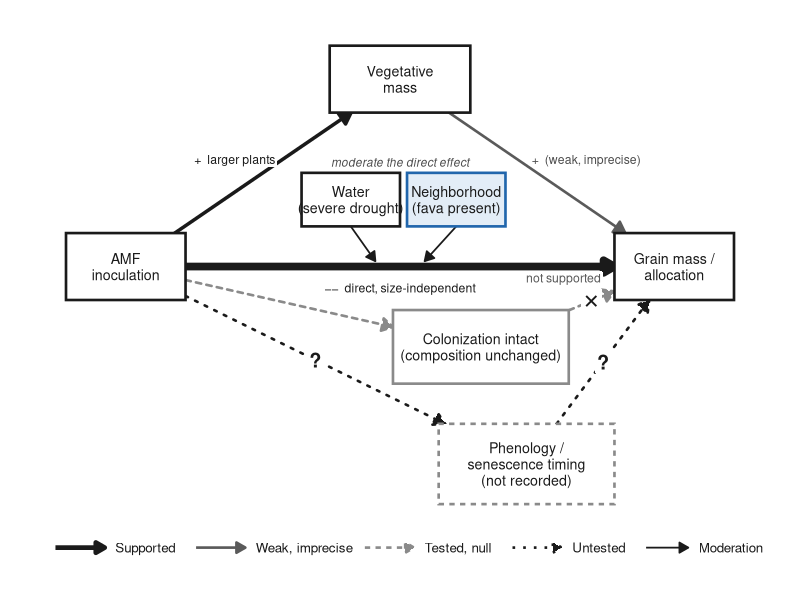
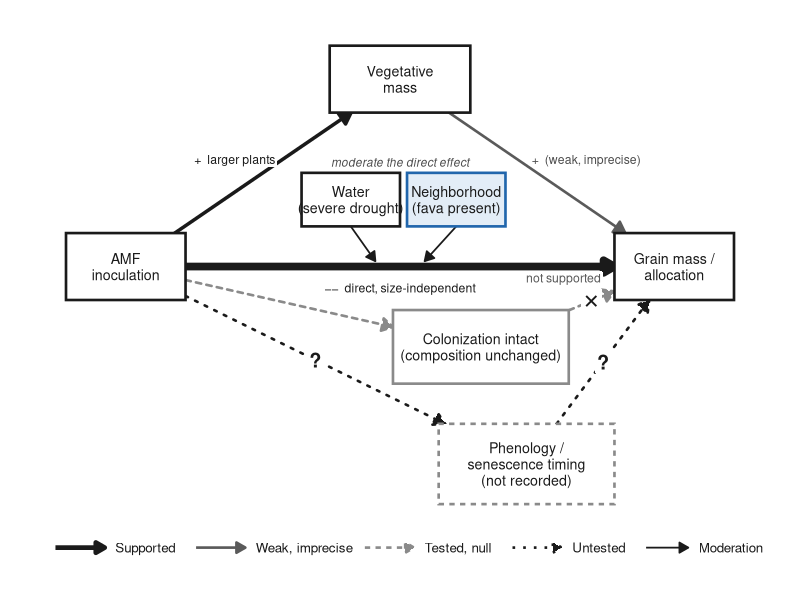
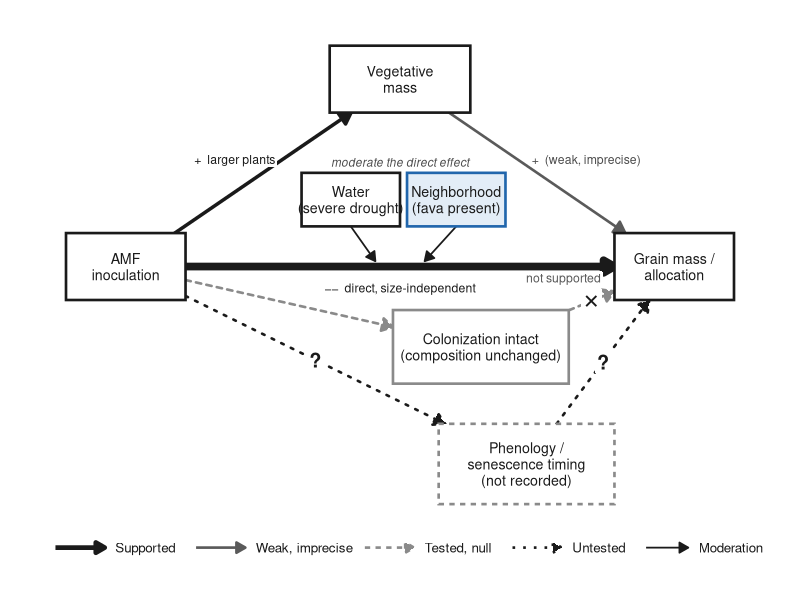

Write R code to recreate these figures, in order.
## ---- chunk 1
knitr::opts_chunk$set(message = FALSE, warning = FALSE)
## ---- chunk 2
library(tidyverse)
## ---- chunk 3
blue <- "#2166ac"; ink <- "#1a1a1a"; grey <- "#8a8a8a"

# ---- nodes (x, y = center; w, h = size) ----------------------------------------------------
nodes <- tribble(
  ~id,     ~x,  ~y, ~w, ~h, ~label,                                       ~fill,     ~border, ~lty,
  "inoc",   11,  36, 17, 10, "AMF\ninoculation",                           "white",   ink,     "solid",
  "veg",    50,  64, 20, 10, "Vegetative\nmass",                           "white",   ink,     "solid",
  "grain",  89,  36, 17, 10, "Grain mass /\nallocation",                   "white",   ink,     "solid",
  "col",    61.5, 24, 25, 11, "Colonization intact\n(composition unchanged)", "white", grey,   "solid",
  "phen",   68,   6.5, 25, 12, "Phenology /\nsenescence timing\n(not recorded)", "white", grey, "22",
  "water",  43,  46, 14,  8, "Water\n(severe drought)",                    "white",   ink,     "solid",
  "neigh",  58,  46, 14,  8, "Neighborhood\n(fava present)",               "#e3edf7", blue,    "solid"
)
N <- function(id) nodes[nodes$id == id, ]

# point where the ray from node a toward point (bx, by) leaves a's box
clip <- function(a, bx, by) {
  dx <- bx - a$x; dy <- by - a$y
  t <- min((a$w / 2) / abs(dx), (a$h / 2) / abs(dy))
  c(a$x + dx * t, a$y + dy * t)
}

# ---- edges ---------------------------------------------------------------------------------
# status: sup (supported), big (supported, large), wk (weak / imprecise), nul (tested, null), unt (untested)
# mark: symbol drawn on the arrow ("x" = not supported, "?" = untested)
edges <- tribble(
  ~from,  ~to,     ~status, ~label,                                                             ~mark, ~dx, ~dy,
  "inoc", "veg",   "sup",   "+  larger plants",                                                   "",    -4,   2,
  "veg",  "grain", "wk",    "+  (weak, imprecise)",                                               "",     7,   2,
  "inoc", "grain", "big",   "\u2212\u2212  direct, size-independent", "", 0, -3.2,
  "inoc", "col",   "nul",   "",                                                                   "",     0,   0,
  "col",  "grain", "nul",   "not supported",                                                      "x",   -4,   3.4,
  "inoc", "phen",  "unt",   "",                                                                   "?",    0,   0,
  "phen", "grain", "unt",   "",                                                                   "?",    0,   0
)

style <- tribble(
  ~status, ~col,  ~lw,  ~lty,    ~lab_col,
  "sup",   ink,   1.2,  "solid",  ink,
  "wk",    "#5a5a5a", 0.9, "solid", "grey30",
  "big",   ink,   2.6,  "solid",  ink,
  "nul",   grey,  0.9,  "22",     "grey35",
  "unt",   ink,   0.9,  "dotted", ink
)

seg <- edges %>% rowwise() %>% mutate(
  a = list(N(from)), b = list(N(to)),
  s = list(clip(a, b$x, b$y)), e = list(clip(b, a$x, a$y)),
  x = s[1], y = s[2], xend = e[1], yend = e[2],
  mx = (x + xend) / 2 + dx, my = (y + yend) / 2 + dy,
  ox = (x + xend) / 2, oy = (y + yend) / 2) %>% ungroup() %>%
  select(-a, -b, -s, -e) %>% left_join(style, by = "status")

# moderation: thin arrows from the moderators onto the middle of the direct (big) edge
ymid <- seg$y[seg$status == "big"]
mod <- tribble(
  ~x,  ~y,   ~xend, ~yend,
  43,  42,   46.5,  ymid + 0.8,
  58,  42,   53.5,  ymid + 0.8
)

marks <- seg %>% filter(mark != "") %>% mutate(sym = ifelse(mark == "x", "\u2715", "?"))

# ---- legend row ----------------------------------------------------------------------------
ly <- -6
leg <- tribble(
  ~x,  ~xend, ~col,      ~lw,  ~lty,     ~tx,  ~text,
  1,   8,     ink,       1.6,  "solid",  9.5,  "Supported",
  21,  28,    "#5a5a5a", 0.9,  "solid",  29.5, "Weak, imprecise",
  45,  52,    grey,      0.9,  "22",     53.5, "Tested, null",
  66,  73,    ink,       0.9,  "dotted", 74.5, "Untested",
  85,  91,    ink,       0.6,  "solid",  92.5, "Moderation"
)

fig4 <- ggplot() +
  geom_segment(data = seg, aes(x = x, y = y, xend = xend, yend = yend, color = col, linewidth = lw, linetype = lty),
               arrow = arrow(length = unit(3.2, "mm"), type = "closed"), lineend = "round") +
  geom_segment(data = mod, aes(x = x, y = y, xend = xend, yend = yend), color = ink, linewidth = 0.6,
               arrow = arrow(length = unit(2.6, "mm"), type = "closed")) +
  geom_rect(data = nodes, aes(xmin = x - w / 2, xmax = x + w / 2, ymin = y - h / 2, ymax = y + h / 2,
                              fill = fill, color = border, linetype = lty), linewidth = 0.9) +
  geom_text(data = nodes, aes(x = x, y = y, label = label), size = 3.6, lineheight = 0.95, color = ink) +
  geom_label(data = seg %>% filter(label != ""),
             aes(x = mx, y = my, label = label, color = lab_col), size = 3.1, lineheight = 0.95,
             fill = "white", label.size = 0, label.padding = unit(0.12, "lines")) +
  geom_label(data = marks, aes(x = ox, y = oy, label = sym), size = 5, fontface = "bold", color = ink,
             fill = "white", label.size = 0, label.padding = unit(0.1, "lines")) +
  annotate("text", x = 50, y = 51.6, label = "moderate the direct effect", size = 3, color = "grey30",
           fontface = "italic") +
  geom_segment(data = leg, aes(x = x, xend = xend, y = ly, yend = ly, color = col, linewidth = lw, linetype = lty),
               arrow = arrow(length = unit(2.6, "mm"), type = "closed")) +
  geom_text(data = leg, aes(x = tx, y = ly, label = text), hjust = 0, size = 3.4, color = ink) +
  scale_color_identity() + scale_fill_identity() + scale_linetype_identity() + scale_linewidth_identity() +
  coord_cartesian(xlim = c(-1, 101), ylim = c(-9, 71), clip = "off") +
  theme_void() +
  theme(plot.margin = margin(4, 4, 4, 4), plot.background = element_rect(fill = "white", color = NA))
print(fig4)

dir.create("figures", showWarnings = FALSE)
ggsave("figures/Fig4_PathDiagram.pdf", fig4, width = 10, height = 6.6)
ggsave("figures/Fig4_PathDiagram.png", fig4, width = 10, height = 6.6, dpi = 300, bg = "white")
